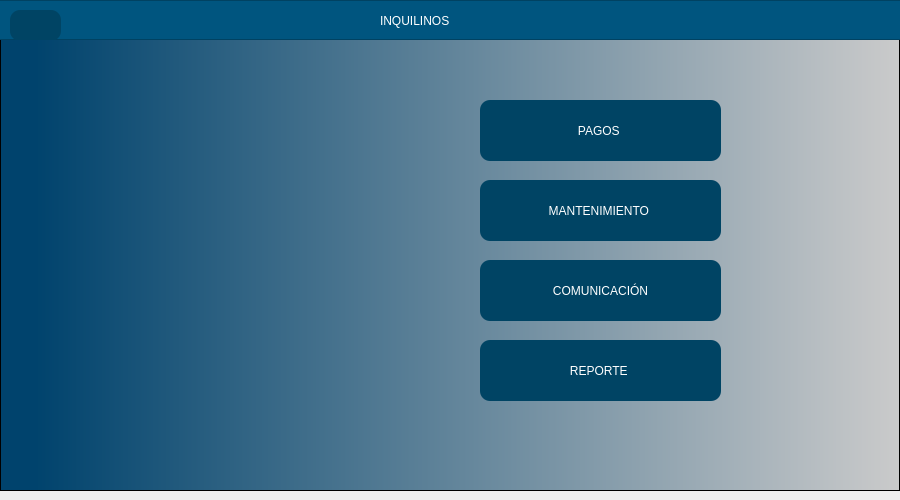
<?xml version="1.0" encoding="UTF-8"?>
<ui version="4.0">
 <class>MainWindow</class>
 <widget class="QMainWindow" name="MainWindow">
  <property name="geometry">
   <rect>
    <x>0</x>
    <y>0</y>
    <width>900</width>
    <height>500</height>
   </rect>
  </property>
  <property name="minimumSize">
   <size>
    <width>900</width>
    <height>500</height>
   </size>
  </property>
  <property name="maximumSize">
   <size>
    <width>900</width>
    <height>16777215</height>
   </size>
  </property>
  <property name="windowTitle">
   <string>MainWindow</string>
  </property>
  <widget class="QWidget" name="centralwidget">
   <layout class="QHBoxLayout" name="horizontalLayout" stretch="0">
    <property name="leftMargin">
     <number>0</number>
    </property>
    <property name="topMargin">
     <number>0</number>
    </property>
    <property name="rightMargin">
     <number>0</number>
    </property>
    <item>
     <widget class="QFrame" name="framefondo">
      <property name="styleSheet">
       <string notr="true">QWidget#framefondo{
background-color: qlineargradient(spread:pad, x1:0, y1:0, x2:1, y2:0, stop:0.039548 rgba(0, 67, 109, 255), stop:1 rgba(203, 203, 203, 255));}</string>
      </property>
      <property name="frameShape">
       <enum>QFrame::StyledPanel</enum>
      </property>
      <property name="frameShadow">
       <enum>QFrame::Raised</enum>
      </property>
      <widget class="QFrame" name="frame_superior">
       <property name="geometry">
        <rect>
         <x>-10</x>
         <y>0</y>
         <width>911</width>
         <height>40</height>
        </rect>
       </property>
       <property name="maximumSize">
        <size>
         <width>16777215</width>
         <height>40</height>
        </size>
       </property>
       <property name="styleSheet">
        <string notr="true">background-color: rgb(0, 85, 127);</string>
       </property>
       <property name="frameShape">
        <enum>QFrame::StyledPanel</enum>
       </property>
       <property name="frameShadow">
        <enum>QFrame::Raised</enum>
       </property>
       <widget class="QLabel" name="label">
        <property name="geometry">
         <rect>
          <x>390</x>
          <y>10</y>
          <width>331</width>
          <height>21</height>
         </rect>
        </property>
        <property name="styleSheet">
         <string notr="true">font: 16pt &quot;Arial&quot;;
color: white;</string>
        </property>
        <property name="text">
         <string>INQUILINOS</string>
        </property>
       </widget>
       <widget class="QPushButton" name="btnRegresar">
        <property name="geometry">
         <rect>
          <x>20</x>
          <y>10</y>
          <width>51</width>
          <height>31</height>
         </rect>
        </property>
        <property name="styleSheet">
         <string notr="true">QPushButton{
font: 87 9pt &quot;Arial&quot;;
background-color: rgb(0, 68, 100);
color:white;

border-radius: 10px;
}


QPushButton:hover {
background-color:qlineargradient(spread:pad, x1:0, y1:0, x2:1, y2:0, stop:0.039548 rgba(0, 67, 109, 255), stop:1 rgba(203, 203, 203, 255))
}</string>
        </property>
        <property name="text">
         <string/>
        </property>
        <property name="icon">
         <iconset>
          <normaloff>Imagenes/volver.png</normaloff>Imagenes/volver.png</iconset>
        </property>
       </widget>
      </widget>
      <widget class="QPushButton" name="btnPagos">
       <property name="geometry">
        <rect>
         <x>480</x>
         <y>100</y>
         <width>241</width>
         <height>61</height>
        </rect>
       </property>
       <property name="layoutDirection">
        <enum>Qt::RightToLeft</enum>
       </property>
       <property name="styleSheet">
        <string notr="true">QPushButton{
font: 87 9pt &quot;Arial&quot;;
background-color: rgb(0, 68, 100);
color:white;

border-radius: 10px;
}


QPushButton:hover {
background-color:rgb(0, 101, 148);
}</string>
       </property>
       <property name="text">
        <string>PAGOS </string>
       </property>
       <property name="icon">
        <iconset>
         <normaloff>Imagenes/pago.png</normaloff>Imagenes/pago.png</iconset>
       </property>
      </widget>
      <widget class="QPushButton" name="btnManteInquilinos">
       <property name="geometry">
        <rect>
         <x>480</x>
         <y>180</y>
         <width>241</width>
         <height>61</height>
        </rect>
       </property>
       <property name="layoutDirection">
        <enum>Qt::RightToLeft</enum>
       </property>
       <property name="styleSheet">
        <string notr="true">QPushButton{
font: 87 9pt &quot;Arial&quot;;
background-color: rgb(0, 68, 100);
color:white;

border-radius: 10px;
}


QPushButton:hover {
background-color:rgb(0, 101, 148);
}</string>
       </property>
       <property name="text">
        <string>MANTENIMIENTO </string>
       </property>
       <property name="icon">
        <iconset>
         <normaloff>Imagenes/mantenimiento.png</normaloff>Imagenes/mantenimiento.png</iconset>
       </property>
      </widget>
      <widget class="QLabel" name="label_2">
       <property name="geometry">
        <rect>
         <x>420</x>
         <y>180</y>
         <width>47</width>
         <height>13</height>
        </rect>
       </property>
       <property name="text">
        <string/>
       </property>
      </widget>
      <widget class="QLabel" name="label_3">
       <property name="geometry">
        <rect>
         <x>190</x>
         <y>160</y>
         <width>201</width>
         <height>191</height>
        </rect>
       </property>
       <property name="text">
        <string/>
       </property>
       <property name="pixmap">
        <pixmap>Imagenes/inquilinos.png</pixmap>
       </property>
       <property name="scaledContents">
        <bool>true</bool>
       </property>
      </widget>
      <widget class="QPushButton" name="btnComunicacion">
       <property name="geometry">
        <rect>
         <x>480</x>
         <y>260</y>
         <width>241</width>
         <height>61</height>
        </rect>
       </property>
       <property name="layoutDirection">
        <enum>Qt::RightToLeft</enum>
       </property>
       <property name="styleSheet">
        <string notr="true">QPushButton{
font: 87 9pt &quot;Arial&quot;;
background-color: rgb(0, 68, 100);
color:white;

border-radius: 10px;
}


QPushButton:hover {
background-color:rgb(0, 101, 148);
}</string>
       </property>
       <property name="text">
        <string>COMUNICACIÓN</string>
       </property>
       <property name="icon">
        <iconset>
         <normaloff>Imagenes/mjs.png</normaloff>Imagenes/mjs.png</iconset>
       </property>
      </widget>
      <widget class="QPushButton" name="btnReporte">
       <property name="geometry">
        <rect>
         <x>480</x>
         <y>340</y>
         <width>241</width>
         <height>61</height>
        </rect>
       </property>
       <property name="layoutDirection">
        <enum>Qt::RightToLeft</enum>
       </property>
       <property name="styleSheet">
        <string notr="true">QPushButton{
font: 87 9pt &quot;Arial&quot;;
background-color: rgb(0, 68, 100);
color:white;

border-radius: 10px;
}


QPushButton:hover {
background-color:rgb(0, 101, 148);
}</string>
       </property>
       <property name="text">
        <string>REPORTE </string>
       </property>
       <property name="icon">
        <iconset>
         <normaloff>Imagenes/actualizar.png</normaloff>Imagenes/actualizar.png</iconset>
       </property>
      </widget>
     </widget>
    </item>
   </layout>
  </widget>
 </widget>
 <resources/>
 <connections/>
</ui>
